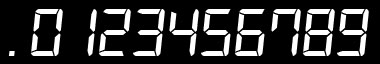
#> input picture 7-segment-digital-recongnition/number/n2.jpg, 380 x 64 px, given in place of n3.bmp, which was not available
$ python b.py   (older library calls are emulated)
#> lines starting #> are read from the running program, lines starting #| are printed output that depends on the picture; after the words box and inside, x2 and y2 are one past the last pixel; in counts of white or black regions, pixels touching at a corner belong together; pictures that were not available may be replaced by others from this repository, and a replacement may not be noted
#coding=utf-8
import cv2
import numpy as np
import matplotlib.image as mpimg
from matplotlib import pyplot as plt

#灰度最大最小值的均值+最小值
def maxMinAvarge(img):
	max=np.max(img)
	min=np.min(img)
	return (max-min)/2+min

def zhifangtu(img,pos,title):
	bins = np.arange(257)

	item = img
	hist,bins = np.histogram(item,bins)
	width = 0.7*(bins[1]-bins[0])
	center = (bins[:-1]+bins[1:])/2
	plt.subplot(pos),plt.bar(center, hist, align = 'center', width = width),plt.title(title)
	return

def getContoursRectImage(img):
	result_img=[]
	result_hu=[]
	image, contours, hierarchy = cv2.findContours(img.copy(),cv2.RETR_EXTERNAL,cv2.CHAIN_APPROX_SIMPLE)
	#img=cv2.drawContours(img,contours,-1,(255,0,0),3)
	for ctr in contours:
		rect=cv2.boundingRect(ctr)
		roi = img[rect[1]:rect[3]+rect[1],rect[0]:rect[2]+rect[0]]
		width=int(32*rect[2]/rect[3])
		roi = cv2.resize(roi, (width, 32), interpolation=cv2.INTER_AREA)
		kernel = np.ones((3,3),np.uint8)
		roi = cv2.erode(roi,kernel,iterations = 1)
		m=cv2.moments(roi)
		hm=cv2.HuMoments(m)
		result_hu.append(hm)
		result_img.append(roi)
	return [result_img,result_hu]

number_mod=cv2.threshold(cv2.cvtColor(cv2.imread('./number/n3.bmp'),cv2.COLOR_BGR2GRAY),128,255,cv2.THRESH_BINARY)[1]
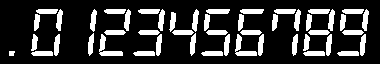
#> number_mod: shape (64, 380); 19.9% white; 49 white regions, largest, box (x1, y1, x2, y2) and area: (99, 34, 123, 56) 191, (235, 34, 257, 56) 181, (206, 9, 230, 14) 110
#number_mod=cv2.imread('./number/n2.jpg')
#number_mod=cv2.cvtColor(number_mod,cv2.COLOR_BGR2GRAY) #灰度
number_mod=cv2.GaussianBlur(number_mod, (1,7), 0)

#ret,number_mod=cv2.threshold(number_mod,128,255,cv2.THRESH_BINARY)

#img=cv2.imread('./number/n.bmp')
#img=cv2.imread('./images/QQ20160317-1.png')
img=cv2.imread('./images/QQ20160318-1.png')
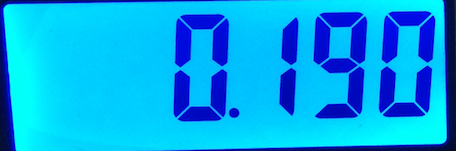
#> input picture 7-segment-digital-recongnition/images/QQ20160318-1.png, 456 x 151 px
#> img is the input picture: shape (151, 456, 3); mean B, G, R 237.5, 166.1, 2
#img=cv2.imread('./images/QQ20160317-4.png') #车牌
#img=cv2.imread('./imagesp/hoto_2.jpg')
#img=cv2.imread('./images/photo_1.jpg')
width=int(32*len(img[0])/len(img))
#> width = 96
img = cv2.resize(img, (width, 32), interpolation=cv2.INTER_AREA)
#> img: shape (32, 96, 3)
img_gray=cv2.cvtColor(img,cv2.COLOR_BGR2GRAY) #灰度
img_smooth=cv2.GaussianBlur(img_gray, (1,7), 0) #高斯平滑,纵向,为了让0,7这种上下连通
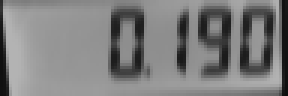
#> img_smooth: shape (32, 96) (shown 3 times larger); min 14, max 179, mean 126.1
img_equ=img_smooth
#if( (np.max(img_smooth)-np.min(img_smooth))/255 <=0.3 ):
#img_equ=cv2.equalizeHist(img_smooth)
#如果灰度的均值大于 maxMinAvarge 则说明背景偏亮,则要让背景变为黑色
if(np.mean(img_smooth)>maxMinAvarge(img_smooth)):
#> in maxMinAvarge, `max=np.max(img)`: max = 179
#> in maxMinAvarge, `min=np.min(img)`: min = 14
	ret,img_binary=cv2.threshold(img_equ,maxMinAvarge(img_smooth),255,cv2.THRESH_BINARY_INV)
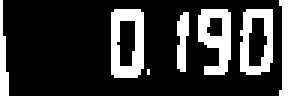
#> img_binary: shape (32, 96) (shown 3 times larger); 21.7% white; 7 white regions (1 under 20 px)
#> ret = 96
else:
	ret,img_binary=cv2.threshold(img_equ,maxMinAvarge(img_smooth),255,cv2.THRESH_BINARY)

number_image=getContoursRectImage(img_binary)
#> in getContoursRectImage, `image, contours, hierarchy = cv2.findContours(img.copy(),cv2.RETR_EXTE..`: contours = 7 contours, 1 with area under 20; largest, box (x1, y1, x2, y2) and area: (37, 3, 48, 26) 216, (80, 3, 91, 25) 194, (66, 3, 77, 25) 147, (59, 4, 63, 24) 39, (93, 0, 96, 32) 34, (0, 0, 3, 32) 27
#> the loop in getContoursRectImage, `for ctr in contours:` made 7 passes
#> (rect, width) on passes 2 to 7: ((59, 4, 4, 20), 6), ((80, 3, 11, 22), 16), ((66, 3, 11, 22), 16), ((37, 3, 11, 23), 15), ((93, 0, 3, 32), 3), ((0, 0, 3, 32), 3)
#> (ctr, rect, roi, width, hm) on pass 1: ([[49, 23], [49, 24]], (49, 23, 1, 2), [255, 255], 16, [0.000816, 2.4e-07, 0, 0, 0, 0, 0])
#> after the loop in getContoursRectImage, `for ctr in contours:`: result_hu = 7 items
#> number_image = 2 items

plt.subplot(421),plt.imshow(img_gray,'gray'),plt.title('gray')
zhifangtu(img_gray,422,str(np.mean(img_gray)))
#> in zhifangtu, `hist,bins = np.histogram(item,bins)`: hist = 256 values, max 146 at index 150, min 0 at index 0, mean 12; bins = 257 values from 0 to 256
#> in zhifangtu, `width = 0.7*(bins[1]-bins[0])`: width = 0.7
#> in zhifangtu, `center = (bins[:-1]+bins[1:])/2`: center = 256 values from 0.5 to 255.5

plt.subplot(423),plt.imshow(img_binary,'gray'),plt.title('img_binary')
zhifangtu(img_binary,424,str(maxMinAvarge(img_equ)))

plt.subplot(425),plt.imshow(img,'gray'),plt.title('final')

plt.figure(2)
j=1
for i in number_image[0]:
	plt.subplot(10,3,j),plt.imshow(i,'gray')
	j=j+1
#> this loop made 7 passes
#> after the loop, j = 8


plt.figure(3)
j=1
tmp=getContoursRectImage(number_mod)
#> in getContoursRectImage (call 2), `image, contours, hierarchy = cv2.findContours(img.copy(),cv2.RETR_EXTE..`: contours = 14 contours; largest, box (x1, y1, x2, y2) and area: (303, 6, 335, 59) 1169, (340, 6, 369, 59) 889, (235, 6, 264, 59) 882, (99, 6, 131, 59) 826, (31, 6, 63, 59) 788
#> the loop in getContoursRectImage (call 2), `for ctr in contours:` made 14 passes
#> (rect, width) on passes 1 to 12: ((337, 48, 22, 11), 64), ((201, 48, 22, 11), 64), ((133, 48, 22, 11), 64), ((9, 48, 6, 11), 17), ((340, 6, 29, 53), 17), ((303, 6, 32, 53), 19), ((272, 6, 29, 53), 17), ((235, 6, 29, 53), 17), ((204, 6, 26, 53), 15), ((169, 6, 30, 53), 18), ((138, 6, 27, 53), 16), ((99, 6, 32, 53), 19)
#> pass 1, in getContoursRectImage (call 2), `roi = cv2.erode(roi,kernel,iterations = 1)`:
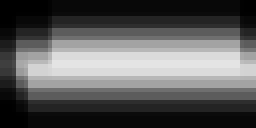
#> roi: shape (32, 64) (shown 4 times larger); min 0, max 228, mean 91.1
#> after the loop in getContoursRectImage (call 2), `for ctr in contours:`: result_hu = 14 items
#> tmp = 2 items
plt.subplot(3,5,12),plt.imshow(number_image[0][4],'gray')
i=0
for i in range(len(tmp[0])):
	plt.subplot(3,5,j),plt.imshow(tmp[0][i],'gray'),plt.title(str(cv2.matchShapes(number_image[1][4],tmp[1][i],2,0.0)))
	j=j+1
#> this loop made 14 passes
#> after the loop, j = 15
#print cv2.matchShapes(tmp[1][1],tmp[1][4],1,0.0)
#print cv2.matchShapes(tmp[1][5],tmp[1][8],1,0.0)
#plt.subplot(111),plt.imshow(number_mod,'gray')

plt.show()
#> figure, not shown here; B, G, R data is drawn as R, G, B; panel 2: tallest bar 146 high, from x = 150.2 to 150.8; panel 4: tallest bar 2405 high, from x = 0.15 to 0.85
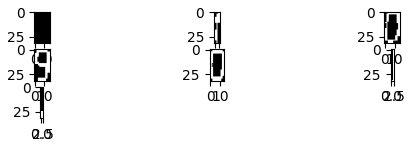
#> figure drawn by matplotlib, 7 panels
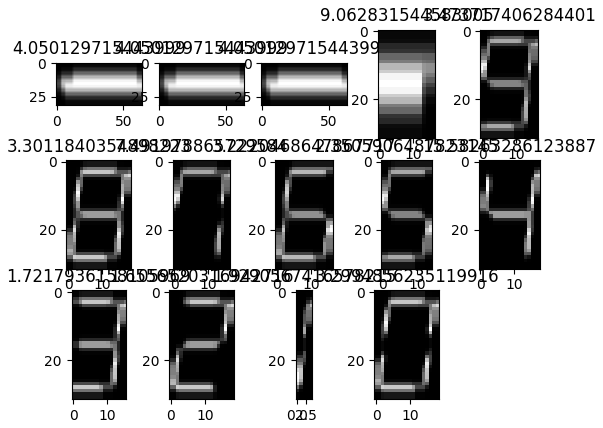
#> figure drawn by matplotlib, 14 panels
